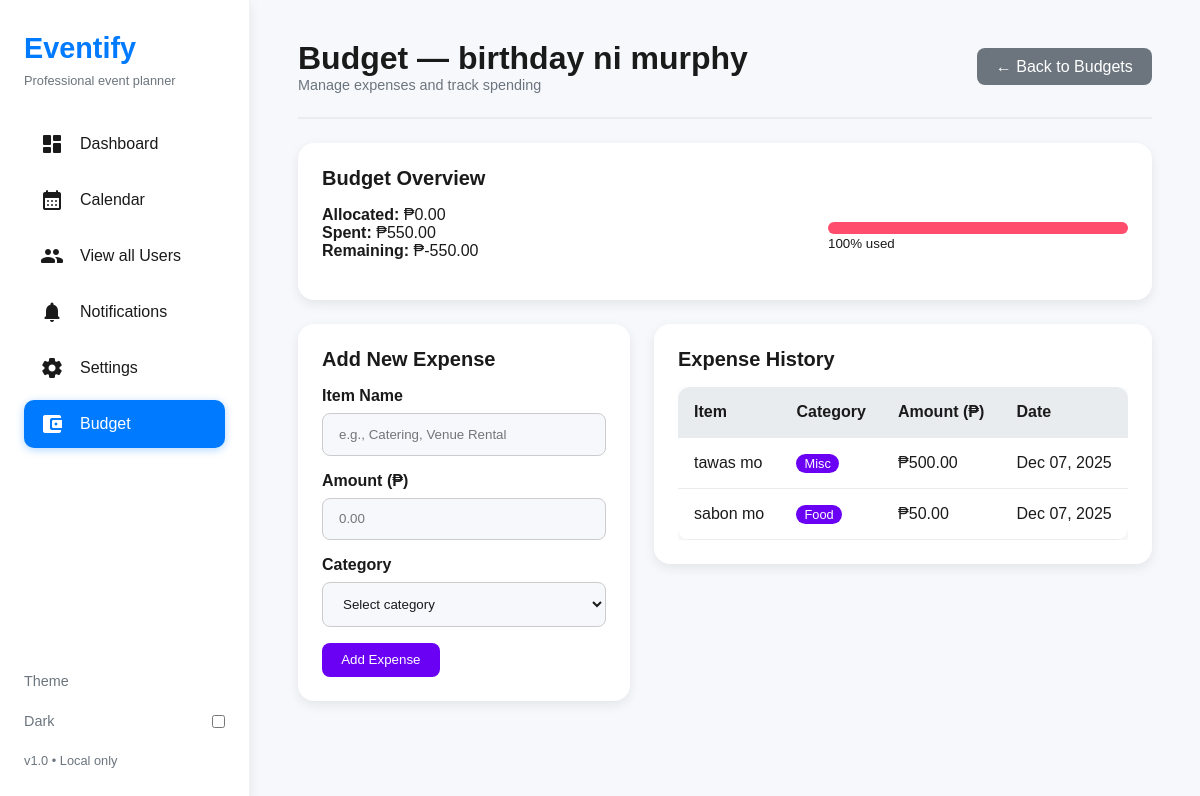
Screenshot of /Budgeting/budget_event.php?event_id=15 with the database file from the repository.
### tables this page shows
CREATE TABLE `event_budgets` (
  `id` int(11) NOT NULL,
  `event_id` int(11) NOT NULL,
  `allocated_budget` decimal(12,2) NOT NULL DEFAULT 0.00,
  `total_spent` decimal(12,2) NOT NULL DEFAULT 0.00,
  `created_at` timestamp NOT NULL DEFAULT current_timestamp()
);

CREATE TABLE `events` (
  `id` int(11) NOT NULL,
  `created_by` int(11) NOT NULL,
  `title` varchar(255) NOT NULL,
  `date` date NOT NULL,
  `time` time NOT NULL,
  `category` varchar(100) DEFAULT NULL,
  `description` text DEFAULT NULL,
  `created_at` timestamp NOT NULL DEFAULT current_timestamp(),
  `attendees` longtext NOT NULL CHECK (json_valid(`attendees`)),
  `qr_path` varchar(255) DEFAULT NULL
);

CREATE TABLE `event_expenses` (
  `id` int(11) NOT NULL,
  `event_id` int(11) NOT NULL,
  `item_name` varchar(255) NOT NULL,
  `amount` decimal(12,2) NOT NULL,
  `category` varchar(100) DEFAULT 'Other',
  `created_at` timestamp NOT NULL DEFAULT current_timestamp()
);

### Budgeting/budget_event.php (the view, shortened to what this page needs)
<?php
require '../db_config.php';
$event_id = isset($_GET['event_id']) ? intval($_GET['event_id']) : 0;
$stmt = $conn->prepare("
  SELECT e.*, b.allocated_budget, b.total_spent
  FROM events e
  LEFT JOIN event_budgets b ON b.event_id = e.id
  WHERE e.id = ?
");
$stmt->bind_param("i",$event_id);
$stmt->execute();
$res = $stmt->get_result();
$event = $res->fetch_assoc();
$stmt2 = $conn->prepare("SELECT * FROM event_expenses WHERE event_id = ? ORDER BY created_at DESC");
$stmt2->bind_param("i",$event_id);
$stmt2->execute();
$expenses = $stmt2->get_result();
$allocated = floatval($event['allocated_budget'] ?? 0);
$spent = floatval($event['total_spent'] ?? 0);
$remaining = $allocated - $spent;
$pct = $allocated > 0 ? min(100, round(($spent/$allocated)*100)) : ($spent>0 ? 100:0);
?>
<!doctype html>
<html>
<head>
</head>
<body>
<?php include 'sidebar.php'; ?>
<div class="main">
  <div class="header">
    <div>
      <h1>Budget — <?=htmlspecialchars($event['title'])?></h1>
      <p>Manage expenses and track spending</p>
    </div>
    <a href="budget.php" class="btn btn-secondary">← Back to Budgets</a>
  </div>
  <div class="card">
    <h3>Budget Overview</h3>
    <div class="budget-summary">
      <div>
        <p><strong>Allocated:</strong> ₱<?=number_format($allocated,2)?></p>
        <p><strong>Spent:</strong> ₱<span id="spent_val"><?=number_format($spent,2)?></span></p>
        <p><strong>Remaining:</strong> ₱<span id="rem_val"><?=number_format($remaining,2)?></span></p>
      </div>
      <div class="progress-container">
        <div class="progress <?=$pct >= 90 ? 'over-budget' : ($pct >= 70 ? 'warning' : '')?>">
          <span id="progress_bar" style="width:<?=$pct?>%;"></span>
        </div>
        <small id="pct_text"><?=$pct?>% used</small>
      </div>
    </div>
  </div>
  <div class="expense-layout">
    <div>
      <div class="card">
        <h3>Add New Expense</h3>
        <form id="expenseForm">
          <div class="form-group">
            <label>Item Name</label>
            <input type="text" name="item_name" class="form-control" placeholder="e.g., Catering, Venue Rental" required>
          </div>
          <div class="form-group">
            <label>Amount (₱)</label>
            <input type="number" step="0.01" min="0" name="amount" class="form-control" placeholder="0.00" required>
          </div>
          <div class="form-group">
            <label>Category</label>
            <select name="category" class="form-control">
              <option value="">Select category</option>
            </select>
          </div>
          <button type="submit" class="btn">Add Expense</button>
        </form>
      </div>
    </div>
    <div>
      <div class="card">
        <h3>Expense History</h3>
        <div style="max-height: 400px; overflow-y: auto;">
          <table class="table" id="expenses_table">
            <thead>
              <tr>
                <th>Item</th>
                <th>Category</th>
                <th>Amount (₱)</th>
                <th>Date</th>
              </tr>
            </thead>
            <tbody>
            <?php if ($expenses->num_rows > 0): ?>
              <?php while ($exp = $expenses->fetch_assoc()): ?>
                <tr>
                  <td><?=htmlspecialchars($exp['item_name'])?></td>
                  <td>
                    <span style="background: var(--accent-purple); color: white; padding: 2px 8px; border-radius: 12px; font-size: 0.8rem;">
                      <?=htmlspecialchars($exp['category'])?>
                    </span>
                  </td>
                  <td>₱<?=number_format(floatval($exp['amount']),2)?></td>
                  <td><?=date('M d, Y', strtotime($exp['created_at']))?></td>
                </tr>
              <?php endwhile; ?>
            <?php endif; ?>
            </tbody>
          </table>
        </div>
      </div>
    </div>
  </div>
</div>
</body>
</html>

### Budgeting/budget_event.php (style rules this page uses)
:root { --primary-color: #007bff; --danger-color: #ff4d6d; --success-color: #00d26a; --info-color: #4361ee; --background-light: #f6f8fc; --surface-light: #ffffff; --text-color-light: #1a1a1a; --secondary-color: #6c757d; --shadow-default: 0 4px 12px rgba(0, 0, 0, 0.08); --header-bg-light: #e9ecef; --accent-purple: #6a00f4; }
* { margin: 0; padding: 0; box-sizing: border-box; font-family: "Poppins", sans-serif; }
body { display: flex; min-height: 100vh; background-color: var(--background-light); color: var(--text-color-light); transition: background 0.3s, color 0.3s; }
.main { flex: 1; padding: 2.5rem 3rem; }
.header { display: flex; justify-content: space-between; align-items: center; padding-bottom: 1.5rem; margin-bottom: 1.5rem; border-bottom: 2px solid var(--header-bg-light); }
.header h1 { font-size: 2rem; color: var(--text-color-light); font-weight: 600; }
.header p { color: var(--secondary-color); font-size: 0.9rem; }
.card { background: var(--surface-light); padding: 1.5rem; border-radius: 16px; box-shadow: var(--shadow-default); margin-bottom: 1.5rem; }
.card h3 { font-size: 1.25rem; font-weight: 600; color: var(--text-color-light); margin-bottom: 1rem; }
.progress { height: 12px; background: #eee; border-radius: 6px; overflow: hidden; margin-top: 8px; }
.progress > span { display: block; height: 100%; background: var(--success-color); transition: width 0.3s ease; }
.progress.over-budget > span { background: var(--danger-color); }
.form-group { margin-bottom: 1rem; }
.form-group label { display: block; font-weight: 600; margin-bottom: 0.5rem; color: var(--text-color-light); }
.form-control { width: 100%; padding: 0.8rem 1rem; border-radius: 8px; border: 1px solid #ccc; outline: none; background: var(--background-light); color: var(--text-color-light); transition: border-color 0.2s, box-shadow 0.2s; }
.btn { background: var(--accent-purple); color: white; padding: 0.6rem 1.2rem; border-radius: 8px; text-decoration: none; font-weight: 500; transition: background 0.2s; border: none; cursor: pointer; display: inline-block; }
.btn-secondary { background: var(--secondary-color); }
.table { width: 100%; border-collapse: collapse; background: var(--surface-light); border-radius: 12px; overflow: hidden; box-shadow: var(--shadow-default); }
.table th, .table td { padding: 1rem; text-align: left; border-bottom: 1px solid var(--header-bg-light); }
.table th { background: var(--header-bg-light); font-weight: 600; color: var(--text-color-light); }
.table td { color: var(--text-color-light); }
.budget-summary { display: flex; justify-content: space-between; align-items: center; margin-bottom: 1rem; }
.budget-summary div { flex: 1; }
.budget-summary .progress-container { flex: 1; max-width: 300px; }
.expense-layout { display: grid; grid-template-columns: 1fr 1.5fr; gap: 1.5rem; }

### rows the page displays
event_budgets: event.title "birthday ni murphy", allocated_budget "0.00", total_spent "550.00", remaining "-550.00", pct "100"
event_expenses: item_name "tawas mo", category "Misc", amount "500.00", created_at "Dec 07, 2025"
event_expenses: item_name "sabon mo", category "Food", amount "50.00", created_at "Dec 07, 2025"
